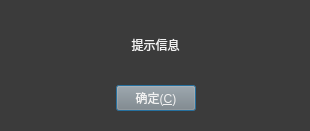
<?xml version="1.0" encoding="UTF-8"?>
<ui version="4.0">
 <class>contentDialog</class>
 <widget class="QDialog" name="contentDialog">
  <property name="geometry">
   <rect>
    <x>0</x>
    <y>0</y>
    <width>310</width>
    <height>131</height>
   </rect>
  </property>
  <property name="sizePolicy">
   <sizepolicy hsizetype="Fixed" vsizetype="Fixed">
    <horstretch>0</horstretch>
    <verstretch>0</verstretch>
   </sizepolicy>
  </property>
  <property name="windowTitle">
   <string>提示</string>
  </property>
  <property name="styleSheet">
   <string notr="true">QWidget {
	color: rgb(241, 241, 241);
	background-color: rgb(59, 59, 59)
}
QMenuBar{
	background-color: rgb(143, 143, 143);
}
QPushButton {
	background-color: rgb(134, 134, 134);
}

QTextEdit {
	background-color: rgb(134, 134, 134);
}</string>
  </property>
  <widget class="QWidget" name="verticalLayoutWidget">
   <property name="geometry">
    <rect>
     <x>20</x>
     <y>10</y>
     <width>271</width>
     <height>101</height>
    </rect>
   </property>
   <layout class="QVBoxLayout" name="verticalLayout">
    <item>
     <widget class="QLabel" name="label">
      <property name="text">
       <string>提示信息</string>
      </property>
      <property name="alignment">
       <set>Qt::AlignCenter</set>
      </property>
     </widget>
    </item>
    <item>
     <layout class="QHBoxLayout" name="horizontalLayout">
      <item>
       <spacer name="horizontalSpacer">
        <property name="orientation">
         <enum>Qt::Horizontal</enum>
        </property>
        <property name="sizeHint" stdset="0">
         <size>
          <width>40</width>
          <height>20</height>
         </size>
        </property>
       </spacer>
      </item>
      <item>
       <widget class="QPushButton" name="pushButton">
        <property name="text">
         <string>确定(&amp;C)</string>
        </property>
       </widget>
      </item>
      <item>
       <spacer name="horizontalSpacer_2">
        <property name="orientation">
         <enum>Qt::Horizontal</enum>
        </property>
        <property name="sizeHint" stdset="0">
         <size>
          <width>40</width>
          <height>20</height>
         </size>
        </property>
       </spacer>
      </item>
     </layout>
    </item>
   </layout>
  </widget>
 </widget>
 <resources/>
 <connections/>
</ui>
